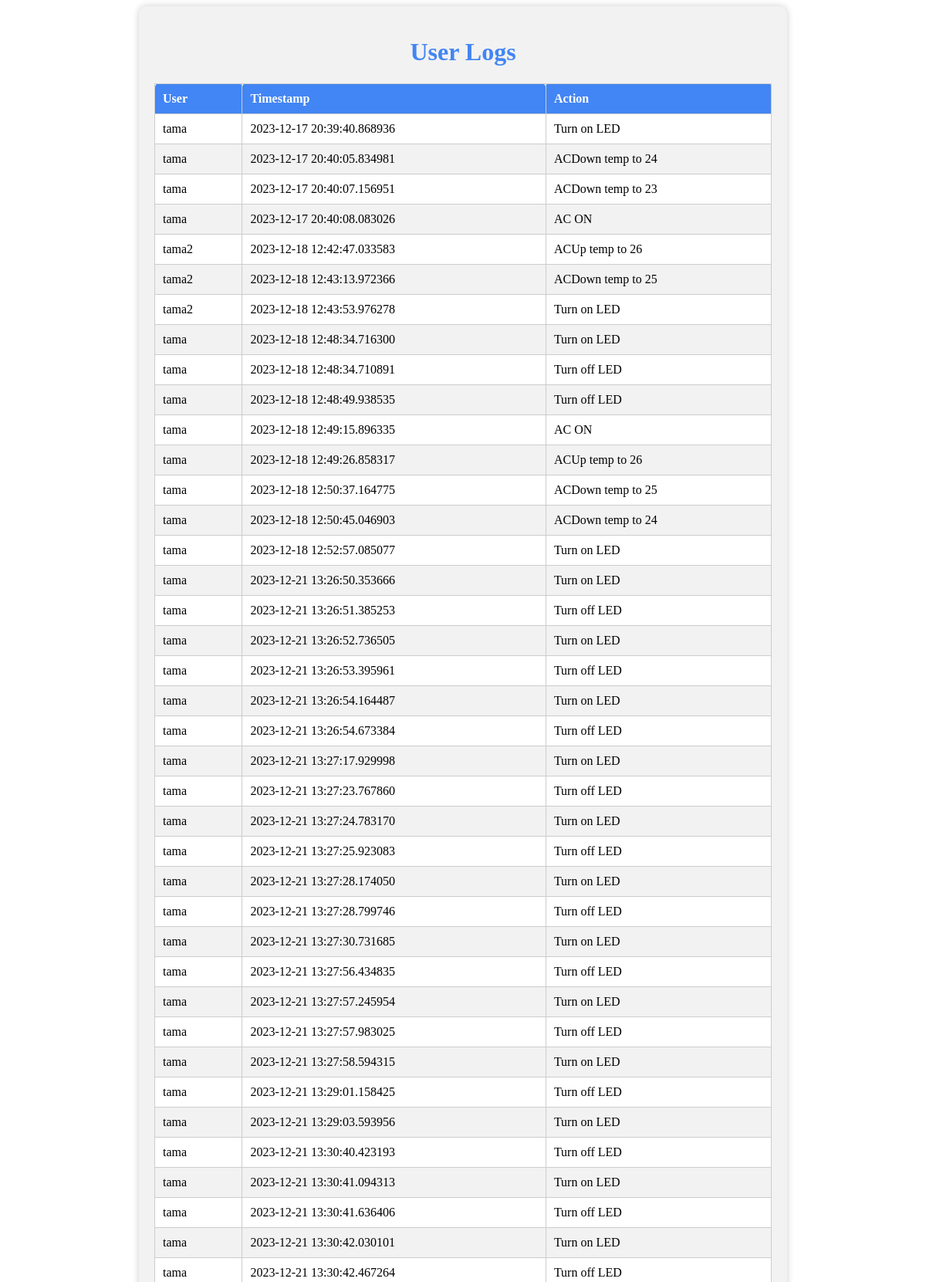
The app's page /logs (signed in, upper part) with its own data.
### models.py (models this page shows, shortened)
class Logs(db.Model):
    id = db.Column(db.Integer, primary_key=True)
    username = db.Column(db.String(20), nullable=False)
    timestamp = db.Column(db.DateTime, nullable=False, default=datetime.now)
    action = db.Column(db.String(255), nullable=False)

### ard.py (the view)
@app.route('/logs', methods=['GET', 'POST'])
def view_logs():
    if 'logged_in' in session and session['role'] == 'admin':
        logs = Logs.query.all()
        logs_with_details = []
        for log in logs:
            username = log.username
            timestamp = log.timestamp
            action = log.action
            logs_with_details.append({
                'username': username,
                'timestamp': timestamp,
                'action': action
            })
        return render_template('logs.html', logs=logs_with_details)
    else:
        return redirect(url_for('login'))

### templates/logs.html (shortened to what this page needs)
<!DOCTYPE html>
<html>
<head>
    <link rel="stylesheet" type="text/css" href="{{url_for('static', filename='table.css')}}">
    <link rel="stylesheet" type="text/css" href="https://cdn.datatables.net/1.11.5/css/jquery.dataTables.css">
</head>
<body>
    <div class="container">
        <h1>User Logs</h1>
        <table class="logs-table">
            <thead>
                <tr>
                    <th>User</th>
                    <th>Timestamp</th>
                    <th>Action</th>
                </tr>
            </thead>
            <tbody>
                {% for log in logs %}
                    <tr>
                        <td>{{ log.username }}</td>
                        <td>{{ log.timestamp }}</td>
                        <td>{{ log.action }}</td>
                    </tr>
                {% endfor %}
            </tbody>
        </table>
    </div>
</body>
</html>

### static/table.css (style rules this page uses)
.container { max-width: 800px; margin: 0 auto; padding: 20px; text-align: center; background-color: #f2f2f2; border-radius: 10px; box-shadow: 0px 0px 10px rgba(0, 0, 0, 0.2); }
h1 { color: #4285f4; }
.logs-table { width: 100%; border-collapse: collapse; margin-top: 20px; }
.logs-table th { background-color: #4285f4; color: white; border-radius: 5px 5px 0 0; padding: 10px; }
.logs-table th, .logs-table td { padding: 10px; text-align: left; border: 1px solid #ccc; }
.logs-table tbody tr:nth-child(even) { background-color: #f2f2f2; }
.logs-table tbody tr:nth-child(odd) { background-color: #fff; }

### records on screen
Logs: username "tama", timestamp "2023-12-17 20:39:40.868936", action "Turn on LED"
Logs: username "tama", timestamp "2023-12-17 20:40:05.834981", action "ACDown temp to 24"
Logs: username "tama", timestamp "2023-12-17 20:40:07.156951", action "ACDown temp to 23"
Logs: username "tama", timestamp "2023-12-17 20:40:08.083026", action "AC ON"
Logs: username "tama2", timestamp "2023-12-18 12:42:47.033583", action "ACUp temp to 26"
Logs: username "tama2", timestamp "2023-12-18 12:43:13.972366", action "ACDown temp to 25"
Logs: username "tama2", timestamp "2023-12-18 12:43:53.976278", action "Turn on LED"
Logs: username "tama", timestamp "2023-12-18 12:48:34.716300", action "Turn on LED"
Logs: username "tama", timestamp "2023-12-18 12:48:34.710891", action "Turn off LED"
Logs: username "tama", timestamp "2023-12-18 12:48:49.938535", action "Turn off LED"
Logs: username "tama", timestamp "2023-12-18 12:49:15.896335", action "AC ON"
Logs: username "tama", timestamp "2023-12-18 12:49:26.858317", action "ACUp temp to 26"
Logs: username "tama", timestamp "2023-12-18 12:50:37.164775", action "ACDown temp to 25"
Logs: username "tama", timestamp "2023-12-18 12:50:45.046903", action "ACDown temp to 24"
Logs: username "tama", timestamp "2023-12-18 12:52:57.085077", action "Turn on LED"
Logs: username "tama", timestamp "2023-12-21 13:26:50.353666", action "Turn on LED"
Logs: username "tama", timestamp "2023-12-21 13:26:51.385253", action "Turn off LED"
Logs: username "tama", timestamp "2023-12-21 13:26:52.736505", action "Turn on LED"
Logs: username "tama", timestamp "2023-12-21 13:26:53.395961", action "Turn off LED"
Logs: username "tama", timestamp "2023-12-21 13:26:54.164487", action "Turn on LED"
Logs: username "tama", timestamp "2023-12-21 13:26:54.673384", action "Turn off LED"
Logs: username "tama", timestamp "2023-12-21 13:27:17.929998", action "Turn on LED"
Logs: username "tama", timestamp "2023-12-21 13:27:23.767860", action "Turn off LED"
Logs: username "tama", timestamp "2023-12-21 13:27:24.783170", action "Turn on LED"
Logs: username "tama", timestamp "2023-12-21 13:27:25.923083", action "Turn off LED"
Logs: username "tama", timestamp "2023-12-21 13:27:28.174050", action "Turn on LED"
Logs: username "tama", timestamp "2023-12-21 13:27:28.799746", action "Turn off LED"
Logs: username "tama", timestamp "2023-12-21 13:27:30.731685", action "Turn on LED"
Logs: username "tama", timestamp "2023-12-21 13:27:56.434835", action "Turn off LED"
Logs: username "tama", timestamp "2023-12-21 13:27:57.245954", action "Turn on LED"
Logs: username "tama", timestamp "2023-12-21 13:27:57.983025", action "Turn off LED"
Logs: username "tama", timestamp "2023-12-21 13:27:58.594315", action "Turn on LED"
Logs: username "tama", timestamp "2023-12-21 13:29:01.158425", action "Turn off LED"
Logs: username "tama", timestamp "2023-12-21 13:29:03.593956", action "Turn on LED"
Logs: username "tama", timestamp "2023-12-21 13:30:40.423193", action "Turn off LED"
Logs: username "tama", timestamp "2023-12-21 13:30:41.094313", action "Turn on LED"
Logs: username "tama", timestamp "2023-12-21 13:30:41.636406", action "Turn off LED"
Logs: username "tama", timestamp "2023-12-21 13:30:42.030101", action "Turn on LED"
Logs: username "tama", timestamp "2023-12-21 13:30:42.467264", action "Turn off LED"
